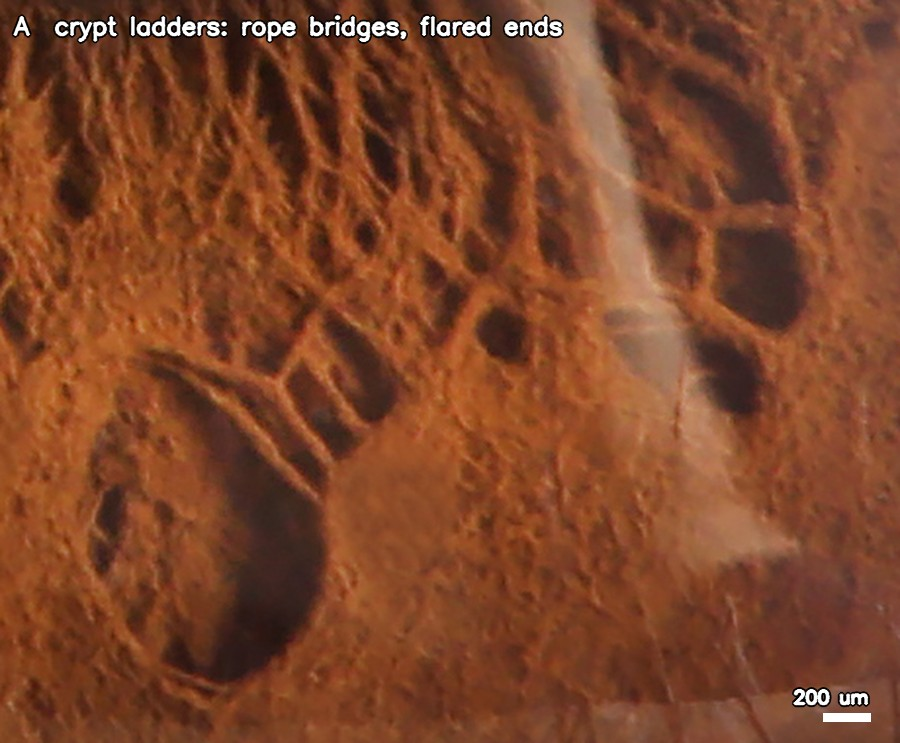
#> input picture iris-engine/study/flydown/ref/brown-cropA.jpg, 900 x 743 px, given in place of start-26.png, which was not available
$ python printprep.py   (older library calls are emulated)
#> lines starting #> are read from the running program, lines starting #| are printed output that depends on the picture; after the words box and inside, x2 and y2 are one past the last pixel; in counts of white or black regions, pixels touching at a corner belong together
### iris-engine/study/flydown/rig.py
#!/usr/bin/env python3
"""D0 — the fly-down experiments (study/17 §2.7, iori's priority 1). Offline, CPU, no engine files touched.

Everything here is evaluated POINTWISE at any position and any zoom, in the native photograph's frame
(µm = native px × UM). What a view sees:

  base   = the photograph low-passed below its finest band (σ0), magnified bicubically — the far view's content
  detail = the octaves an algorithm adds from the photo's finest band downward (λ0 = 2 native px ≈ 9.3 µm),
           each faded to exactly zero when the view's pixel is coarser than half its wavelength
  view   = base × exp(detail)   (luminance only: hue stays with the material)

Steering comes only from what the eye file ships (study/17 §1.5): the traced curves (deck fibres, veins, sheet guides,
sheet fibres) give the strand tangent, the crypt outlines give the class and a relief proxy (sheet 0, crypt floor −pit,
a wall of the fitted width). The photograph gives the SEED: its finest-band residual R, and the local band energy.

Algorithms (one function each, same signature):
  A  erosion   — a Johansen-style erosion filter whose gully direction is the fitted strand tangent (and the relief
                 gradient on crypt walls); phasor stripes per octave, re-steered by the octaves above; octave 0's
                 phases demodulated from R (the grain becomes stripes where it agrees with the anatomy)
  B  mosaic    — an anisotropic Worley cell mosaic (ABL cells ≈ 12 µm, then granules), cell melanin seeded by R
  C  example   — by-example magnification from the eye's own photograph (local self-examples, Freedman & Fattal 2011;
                 the exemplar-graph idea of Han et al. 2008): each ×2 step copies the high band of the best-matching
                 nearby patch one scale up
  D  cascade   — study/17's recommendation: A where the anatomy has a direction or a slope, B on the flat sheet
"""
import os, sys, json, numpy as np, cv2

HERE = os.path.dirname(os.path.abspath(__file__)); ENG = os.path.dirname(os.path.dirname(HERE))
sys.path.insert(0, os.path.join(ENG, 'tools', 'eyefile')); import read as eyeread

REFS = {'26': '26-green-crypts-isolated.jpg', '09': '09-blue-green-isolated.jpg', '25': '25-green-amber-ring-isolated.jpg',
        '35': '35-grey-green-isolated.jpg'}
FLOOR_UM = 1.0            # decision 4 (provisional): no octave finer than this; below it, soft magnification
LAM0_PX = 2.0             # octave 0 wavelength in native px (the photo's finest band)

def srgb2lin(x): return np.where(x <= 0.04045, x / 12.92, ((x + 0.055) / 1.055) ** 2.4)
def lin2srgb(x): x = np.clip(x, 0, 1); return np.where(x <= 0.0031308, 12.92 * x, 1.055 * x ** (1 / 2.4) - 0.055)

# ---------------------------------------------------------------- integer hashing (deterministic, tile-exact)
# [7 lines left out: function hash3, not called in this run]

class Eye:
    """The photograph, the seed and the steering fields of one eye, in native px."""
    def __init__(self, ref='26', down=1):
        self.ref = ref
        t, c, _ = eyeread.read(open(os.path.join(ENG, 'data', f'{ref}.iris'), 'rb').read())
        self.t, self.c = t, c
        bgr = cv2.imread(os.path.join(ENG, 'ref', REFS[ref])).astype(np.float32) / 255
        if down > 1: bgr = cv2.resize(bgr, (bgr.shape[1] // down, bgr.shape[0] // down), interpolation=cv2.INTER_AREA)   # held-out test (§2.7)
        self.H, self.W = bgr.shape[:2]
        self.k = self.W / t['fit'][0]                                        # fit px → native px
        al = c['align']; fitH = t['fit'][1]
        self.UM = 1000.0 / (al['limbus'][2] * fitH / 5.85 * self.k)          # µm per native px (layer_proof.py's UM)
        self.pc = np.array([al['pupil'][0] * self.W, al['pupil'][1] * self.H])
        self.lin = srgb2lin(bgr[..., ::-1].astype(np.float64)).astype(np.float32)   # RGB linear
        Y = self.lin @ np.array([0.2126, 0.7152, 0.0722], np.float32)
        self.Y = np.maximum(Y, 1e-4)
        self.logY = np.log(self.Y).astype(np.float32)
        s0 = 0.5 * LAM0_PX / np.pi * 2.2                                     # σ that removes the λ0 band (≈ 0.7 px)
        self.sig0 = s0
        self.base = cv2.GaussianBlur(self.lin, (0, 0), s0 * 1.6)             # the far view's content, grain removed
        self.R = (self.logY - cv2.GaussianBlur(self.logY, (0, 0), s0 * 1.6)).astype(np.float32)   # the seed: finest band
        self.Rb = cv2.GaussianBlur(self.R, (0, 0), 0.8)
        self.iris = (cv2.GaussianBlur(Y, (0, 0), 3) > 0.004).astype(np.float32)
        self.Ramp = np.sqrt(cv2.GaussianBlur(self.R ** 2 * self.iris, (0, 0), 10) / np.maximum(cv2.GaussianBlur(self.iris, (0, 0), 10), 1e-3)).astype(np.float32)
        self._fields()

    # [154 lines left out: functions _fields, grid, flow, straighten, not called in this run]

    def at(self, img, X, Y, interp=cv2.INTER_LINEAR):
        return cv2.remap(img, X, Y, interp, borderMode=cv2.BORDER_REFLECT)

# ---------------------------------------------------------------- the fade (exactly zero when unresolved)
# [78 lines left out: functions fade, octaves, band_slope, alg_erosion, _seedphase, not called in this run]
Eye._seedphase = _seedphase

# ================================================================= B — Worley cell mosaic
# [166 lines left out: functions alg_mosaic, alg_cascade, alg_proposal, upscale_self, render, render_example and 1 more, not called in this run]

### iris-engine/study/flydown/printprep.py
#!/usr/bin/env python3
"""The bioprint's per-eye preview (print.js, the opening): data/<ref>.print.png + .print.json.

  .print.jpg  the eye at its start pose, as the page shows it once the layer model is on (study/shots/start-<ref>.png,
       captured by tools/flydown/rig.js capStart), cropped square round the iris, 512 px — tens of KB, so the print
       begins before the 2–4 MB eye file lands
  .print.png  512 px, the strand coordinates (2026-11-12): R = the length along the strand from the pupil margin (0..1),
       G/B = the angle at the margin where the strand starts (16 bit, hi/lo: which strand), A = 0 off the eye (the white
       page is never printed), else 64 + 191 × crypt; print.js grows each strand from it
  json the crop's centre and half-size relative to the canvas height, from the canvas centre (y up), so the page can
       place it on any canvas: the start pose scales with the height (the 24 mm sensor)
/usr/bin/python3 printprep.py 26 09 25 35"""
import os, sys, json, heapq, numpy as np, cv2
from rig import Eye, hash3
HERE = os.path.dirname(os.path.abspath(__file__)); ENG = os.path.dirname(os.path.dirname(HERE))
N, NA = 512, 512                                                      # preview px (JPEG), arrival px (PNG, one Dijkstra node per px)
ACROSS, CRYPT_SLOW, CRYPT_LATE, JIT = 3.5, 2.5, 0.25, 0.06

# [23 lines left out: function strand_field, not called in this run]

def enc(u0, sN, alpha):
    v = np.floor(u0 * 65535.0); return np.dstack([np.clip(sN, 0, 1) * 255 + 0.5, v // 256, v % 256, alpha]).astype(np.uint8)

# [13 lines left out: function tissue_map, not called in this run]

def build(ref):
#> called with ref = '26'
    im = cv2.imread(os.path.join(ENG, 'study', 'shots', f'start-{ref}.png'), cv2.IMREAD_UNCHANGED)
#> im is the input picture: shape (743, 900, 3); mean B, G, R 41.7, 69.3, 127
    H, W = im.shape[:2]
#> H = 743; W = 900
    rgb = im[..., :3]
    ink = cv2.GaussianBlur(rgb, (0, 0), 2).min(2) < 245                # the eye: anything not the white page
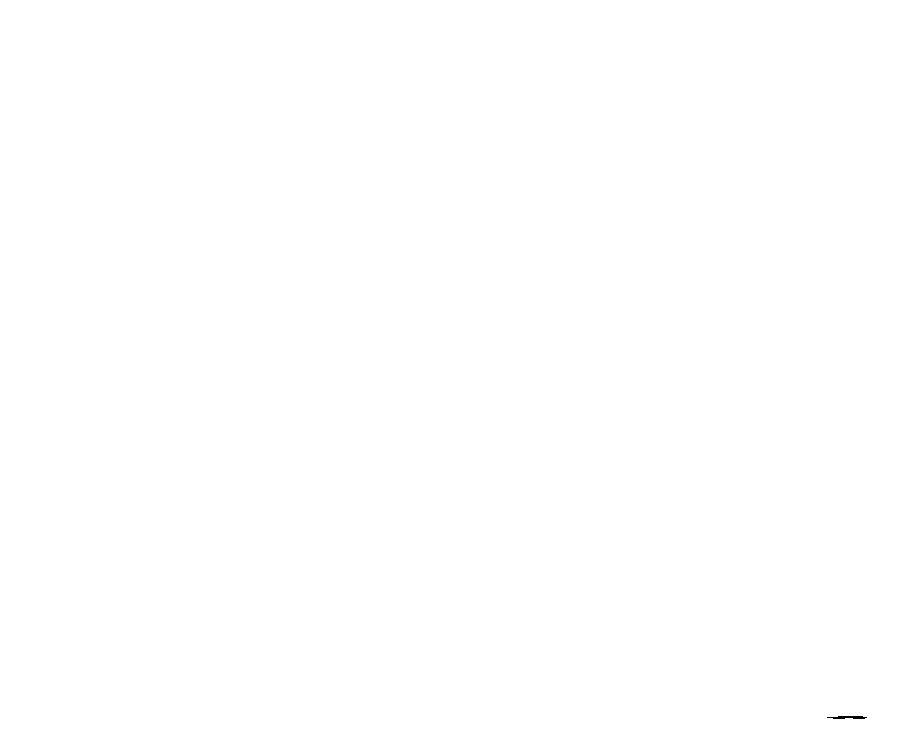
#> ink: shape (743, 900) bool; 100% white; black in thin lines or dots, all inside (x1, y1, x2, y2) = (827, 716, 867, 719)
    ink = cv2.morphologyEx(ink.astype(np.uint8), cv2.MORPH_OPEN, np.ones((5, 5), np.uint8))
    cs, _ = cv2.findContours(ink, cv2.RETR_EXTERNAL, cv2.CHAIN_APPROX_NONE); cnt = max(cs, key=cv2.contourArea)
#> after `cs, _ = cv2.findContours(ink, cv2.RETR_EXTERNAL, cv2.CHAIN_APPROX_NONE`: cs = 1 contour; box (x1, y1, x2, y2) and area: (0, 0, 900, 743) 667058
#> after `cnt = max(cs, key=cv2.contourArea)`: cnt = contour of 3282 points, box (x1, y1, x2, y2) (0, 0, 900, 743), area 667058
    (cx, cy), rr = cv2.minEnclosingCircle(cnt)
#> cx = 449.5; cy = 371; rr = 582.8
    half = rr * 1.04; x0, y0 = cx - half, cy - half
#> after `half = rr * 1.04`: half = 606.1
#> after `x0, y0 = (cx - half, cy - half)`: x0 = -156.6; y0 = -235.1
    M = np.float32([[N / (2 * half), 0, -x0 * N / (2 * half)], [0, N / (2 * half), -y0 * N / (2 * half)]])
#> M = [[0.422, 0, 66.16], [0, 0.422, 99.31]]
    rgbP = cv2.warpAffine(rgb, M, (N, N), flags=cv2.INTER_AREA, borderValue=(255, 255, 255))
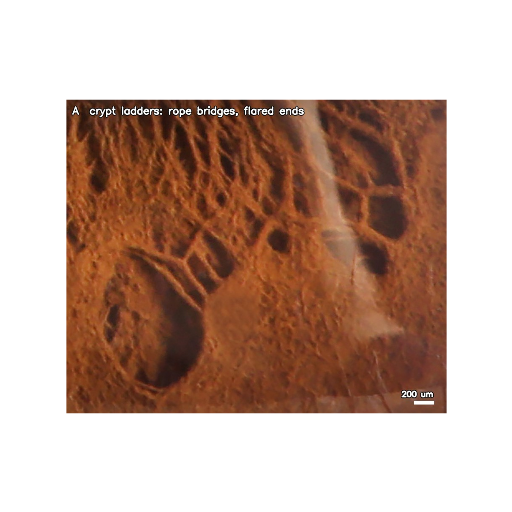
#> rgbP: shape (512, 512, 3); mean B, G, R 158, 170.6, 196.8
    # the photo's frame: the render's iris circle ↔ the fit's limbus (similarity; the fit pose has no mirror)
    eye = Eye(ref); eye.flow(); al = eye.c["align"]["limbus"]; k = eye.k
    pcx, pcy = al[0] * eye.W, al[1] * eye.H; pr = 0.5 * (al[2] + al[3]) * eye.H
    s = rr / pr                                                       # render px per native px (the render's circle is the limbus edge)
    gn = NA; ys, xs = np.mgrid[0:gn, 0:gn].astype(np.float32) + 0.5
    rx, ry = xs / gn * 2 * half + x0, ys / gn * 2 * half + y0           # canvas px
    cov = cv2.remap(cv2.GaussianBlur(ink.astype(np.float32), (0, 0), 1.0), rx.astype(np.float32), ry.astype(np.float32), cv2.INTER_LINEAR)
    nx, ny = ((rx - cx) / s + pcx).astype(np.float32), ((ry - cy) / s + pcy).astype(np.float32)
    tx, ty, cr = eye.at(eye.tx, nx, ny), eye.at(eye.ty, nx, ny), eye.at(eye.crypt, nx, ny)
    iris = cov > 0.5
    r = np.hypot(nx - eye.pc[0], ny - eye.pc[1]); rp = eye.c['align']['pupil'][2] * eye.H
    pupil = r < rp * 1.02
    # ---- the strand coordinates (iori 2026-11-12: "an uneven growth of the individual strands we generate from the center"),
    # traced once in the photo's own frame (strand_field) and sampled here at the preview's pixels; the same field is written
    # in tissue uv (data/<ref>.strands.png) for the real frame and the edit prints, so the strands keep their identity
    Fs = strand_field(eye)
    u0, sN = Fs(nx, ny)
    # alpha: 0 = not the eye (the page), else 64 + 191 × crypt (crypt floors fill late, under the strands)
    sl = enc(u0, sN, np.where(iris, 64 + 191 * np.clip(cr, 0, 1), 0))
    ids = (u0 * 256) % 1.0; chk = np.dstack([sN * 255, (ids < 0.5) * 200 * iris, np.clip(cr, 0, 1) * 255]).astype(np.uint8)
    cv2.imwrite(os.path.join(HERE, 'printprep', f'{ref}-strands.png'), chk)
    try: tissue_map(ref, eye, Fs)
    except IndexError: print(ref, 'no coordinate map (study/shots/map-<ref>-*.f32.png): no strands.png')
    cv2.imwrite(os.path.join(ENG, 'data', f'{ref}.print.jpg'), rgbP, [cv2.IMWRITE_JPEG_QUALITY, 86])
    cv2.imwrite(os.path.join(ENG, 'data', f'{ref}.print.png'), sl[..., [2, 1, 0, 3]], [cv2.IMWRITE_PNG_COMPRESSION, 9])   # R length, G/B the strand's angle (16 bit), A eye + crypt
    place = {'cx': (cx - W / 2) / H, 'cy': -(cy - H / 2) / H, 'half': half / H, 'captured': [W, H], 'ref': ref}
    json.dump(place, open(os.path.join(ENG, 'data', f'{ref}.print.json'), 'w'), indent=1)
    print(ref, {k_: round(v, 4) if isinstance(v, float) else v for k_, v in place.items()}, sum(os.path.getsize(os.path.join(ENG, 'data', f'{ref}.print.{e}')) for e in ('png', 'jpg')) // 1024, 'KB')

if __name__ == '__main__':
#> (the run stopped early here; a loop or call above may not have finished)

$ run again, on iris-engine/study/flydown/bridges-26.jpg
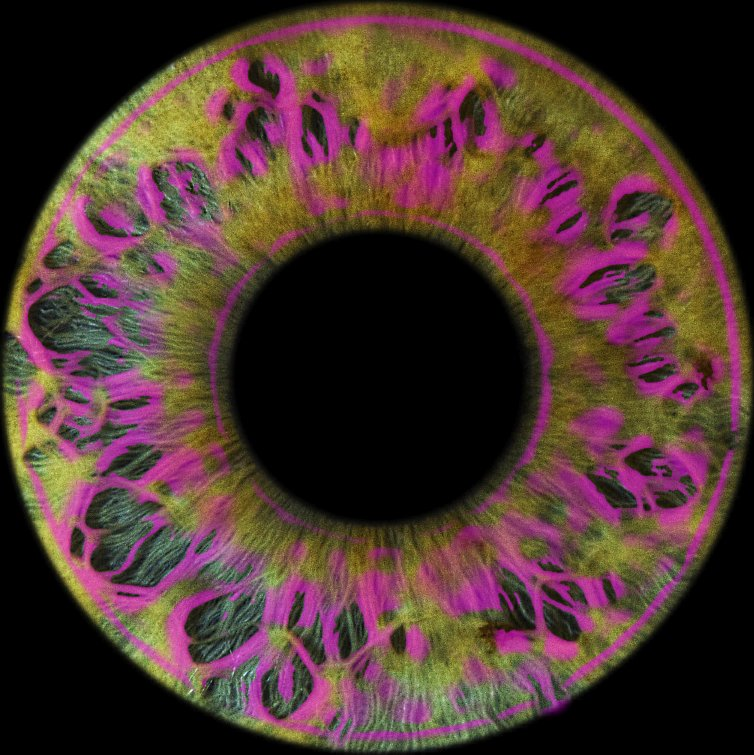
#> input picture iris-engine/study/flydown/bridges-26.jpg, 754 x 755 px, given in place of start-bridges-26.jpg.png, which was not available
#> in build, im is the input picture: shape (755, 754, 3); mean B, G, R 48.9, 54, 79
#> ink: shape (755, 754) bool; every value is 1
#> cs = 1 contour; box (x1, y1, x2, y2) and area: (0, 0, 754, 755) 567762
#> cnt = contour of 3014 points, box (x1, y1, x2, y2) (0, 0, 754, 755), area 567762
#> cx = 376.5; cy = 377; rr = 532.8
#> half = 554.1
#> x0 = -177.6; y0 = -177.1
#> M = [[0.462, 0, 82.06], [0, 0.462, 81.83]]
#> in build, `rgbP = cv2.warpAffine(rgb, M, (N, N), flags=cv2.INTER_AREA, borderValu..`:
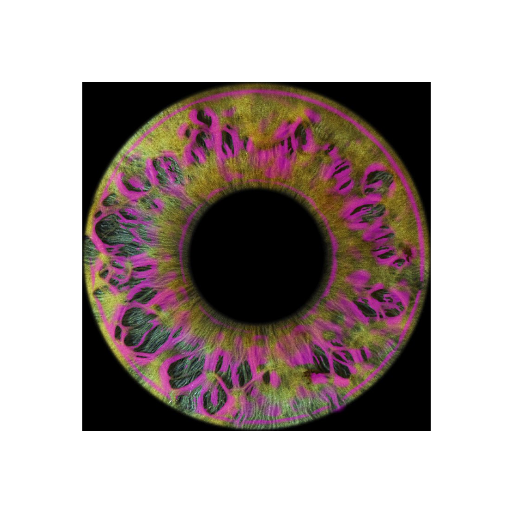
#> rgbP: shape (512, 512, 3); mean B, G, R 159.3, 161.6, 173.2
